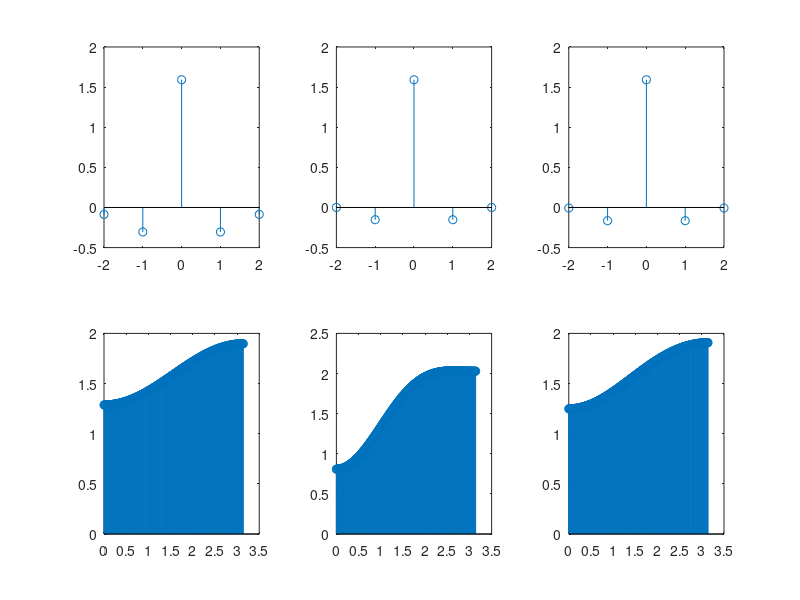

This figure's MATLAB source:

clc;
clear all;
wc=input('enter cut off frequency');
N=input('Enter N');
for n=-(N-1)/2 :(N-1)/2
   if(n==0)
        hd(n+1+((N-1)/2))=wc/pi;  
    else
        hd(n+1+((N-1)/2))=sin(n*wc)/(n*pi);
    end
end
disp(hd);
n=-(N-1)/2 :(N-1)/2;
w1=ones(1,N);
w2=0.5+0.5*cos(2*pi*n/(N-1));
w3=0.54+0.46*cos(2*pi*n/(N-1));

h1=hd.*w1;
disp(h1)
h2=hd.*w2;
disp(h2)
h3=hd.*w3;
disp(h3)
n=-(N-1)/2 :(N-1)/2;
subplot(2,3,1)
stem(n,h1);
subplot(2,3,2)
stem(n,h2);
subplot(2,3,3)
stem(n,h3);
 a=0;
for w=0:0.01:pi
    a=a+1;
    H1(a)=0;
    H2(a)=0;
    H3(a)=0;
%     b=0;
     for l=1:N
%          b=b+1;
        H1(a)= H1(a) + h1(l) * exp(-i*w*l);
        H2(a)= H2(a) + h2(l) * exp(-i*w*l);
        H3(a)= H3(a) + h3(l) * exp(-i*w*l);
     end
end
disp(a);
% disp(H1);
% disp(H2);
% disp(H3);
w=0:0.01:pi;
subplot(2,3,4)
stem(w,abs(H2));
subplot(2,3,5)
stem(w,abs(H1));
subplot(2,3,6)
stem(w,abs(H3));
        

